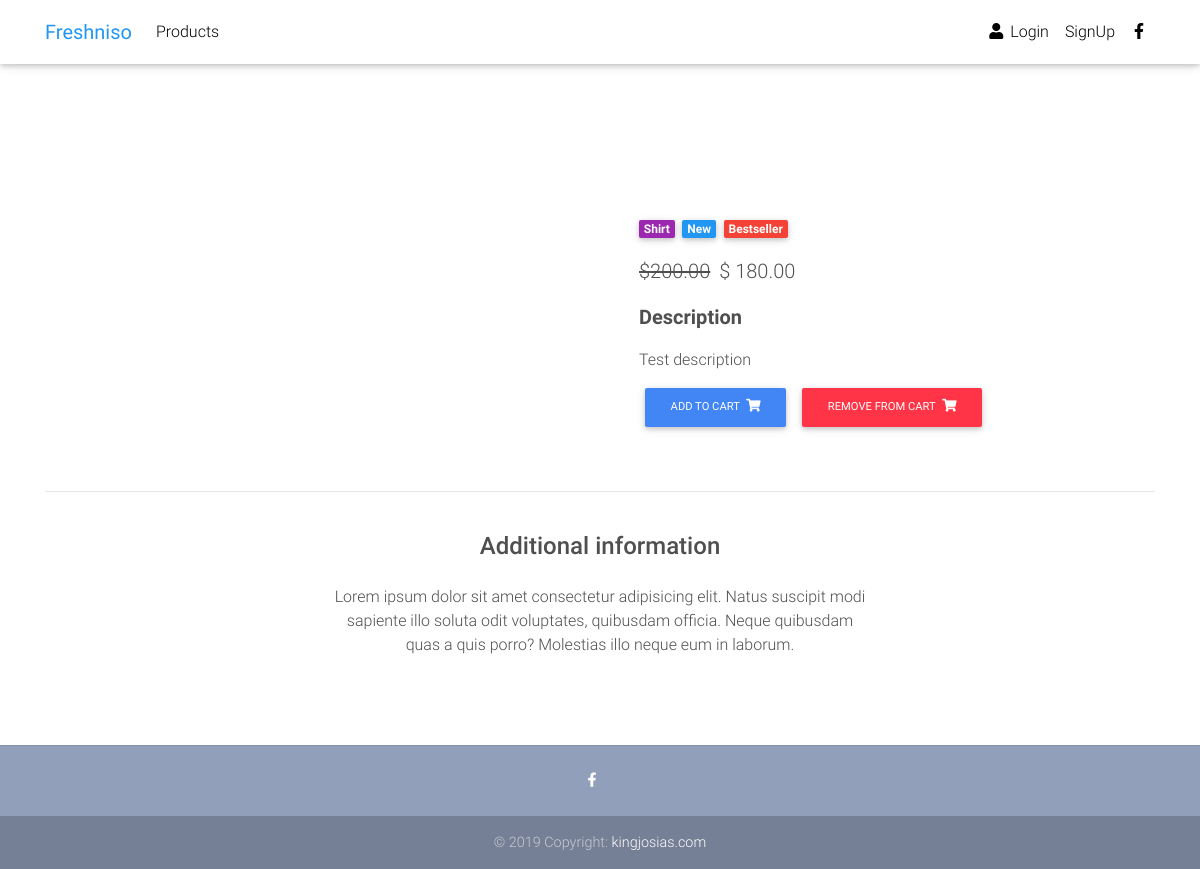
/product/dummy-item/, run on the app's committed database.
### freshniso/models.py (models this page shows, shortened)
class Item(models.Model):
    title = models.CharField(max_length=100)
    price = models.DecimalField(max_digits=9, decimal_places=2)
    discount_price = models.DecimalField(max_digits=9, decimal_places=2, blank=True, null=True)
    category = models.CharField(choices=CATEGORY_CHOICES, max_length=2)
    label = models.CharField(choices=LABEL_CHOICES, max_length=1)
    slug = models.SlugField()
    description = models.TextField()
    def get_add_to_cart_url(self):
        return reverse("add-to-cart", kwargs={
            'slug': self.slug
        })
    def get_remove_from_card_url(self):
        return reverse("remove-from-cart", kwargs={
            'slug': self.slug
        })

### freshniso/views.py (the view)
# urls.py: path('product/<slug>/', ItemDetailView.as_view(), name="product"),
class ItemDetailView(DetailView):
    model = Item
    template_name = 'freshniso/product.html'

### freshniso/templates/freshniso/product.html (shortened to what this page needs)
{% extends 'base.html' %}
{% block content %}
    <main class="mt-5 pt-4">
        <div class="container dark-grey-text mt-5">
            <div class="row wow fadeIn">
                <div class="col-md-6 mb-4">
                </div>
                <div class="col-md-6 mb-4">
                    <div class="p-4">
                        <div class="mb-3">
                            <a href="">
                                <span class="badge purple mr-1">{{ object.get_category_display }}</span>
                            </a>
                            <a href="">
                                <span class="badge blue mr-1">New</span>
                            </a>
                            <a href="">
                                <span class="badge red mr-1">Bestseller</span>
                            </a>
                        </div>
                        <p class="lead">
                            {% if object.discount_price %}
                                <span class="mr-1">
                <del>${{ object.price }}</del>
              </span>
                                <span>$
                  {{ object.discount_price }}
              </span>
                            {% else %}
                                <span>
                    ${{ object.price }}
                    </span>
                            {% endif %}
                        </p>
                        <p class="lead font-weight-bold">Description</p>
                        <p>
                            {{ object.description }}
                        </p>
                        <a class="btn btn-primary btn-md my-0 p" href="{{ object.get_add_to_cart_url }}">Add to cart
                            <i class="fas fa-shopping-cart ml-1"></i>
                        </a>
                        <a class="btn btn-danger btn-md my-0 p" href="{{ object.get_remove_from_card_url }}">
                            Remove from cart
                            <i class="fas fa-shopping-cart ml-1"></i>
                        </a>
                    </div>
                </div>
            </div>
            <hr>
            <div class="row d-flex justify-content-center wow fadeIn">
                <div class="col-md-6 text-center">
                    <h4 class="my-4 h4">Additional information</h4>
                    <p>Lorem ipsum dolor sit amet consectetur adipisicing elit. Natus suscipit modi sapiente illo soluta
                        odit
                        voluptates,
                        quibusdam officia. Neque quibusdam quas a quis porro? Molestias illo neque eum in laborum.</p>
                </div>
            </div>
            <div class="row wow fadeIn">
                <div class="col-lg-4 col-md-12 mb-4">
                </div>
                <div class="col-lg-4 col-md-6 mb-4">
                </div>
                <div class="col-lg-4 col-md-6 mb-4">
                </div>
            </div>
        </div>
    </main>
{% endblock %}

### templates/base.html (style rules this page uses)
html, body, header, .carousel { height: 60vh; }

### data on the page
Item: category "Shirt", price "200.00", discount_price "180.00", description "Test description"
